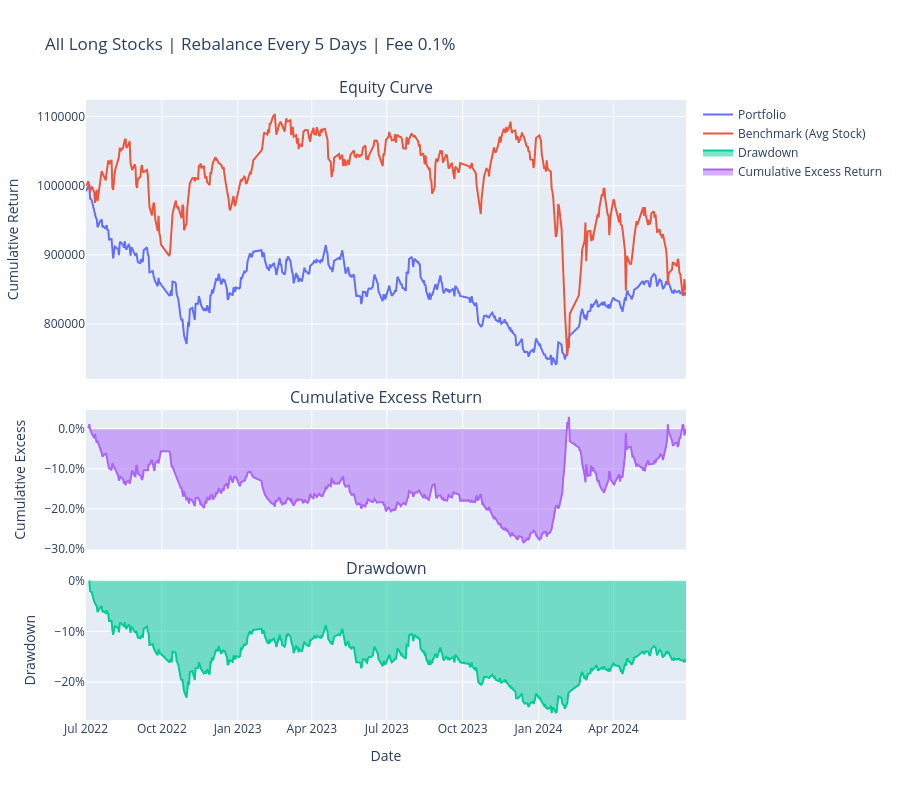

The notebook cell this image was saved under:
### Code cell
import warnings
from util import *

warnings.filterwarnings("ignore")

# ===================== 全多头策略配置 =====================
CONFIG = {
    "INITIAL_CASH": 1_000_000,       # 初始资金
    "START_DATE": "2022-07-01",      # 回测开始日期
    "END_DATE": "2024-06-30",        # 回测结束日期
    "REBALANCE_FREQ": 5,             # 调仓频率（每N个选股日）
    "PRICE_FILE": "data/eod_prices.parquet",    # 价格文件
    "SELECTION_FILE": "records/mv_selection_v4.parquet", # 新版选股文件
    "TRANSACTION_FEE": 0.008         # 手续费0.1%
}

# ===================== 执行全多头回测 =====================
portfolio_ser, benchmark_ser, metrics = backtest_long_only(
    initial_cash=CONFIG["INITIAL_CASH"],
    start_date=CONFIG["START_DATE"],
    end_date=CONFIG["END_DATE"],
    rebalance_freq=CONFIG["REBALANCE_FREQ"],
    price_file=CONFIG["PRICE_FILE"],
    selection_file=CONFIG["SELECTION_FILE"],
    transaction_fee_rate=CONFIG["TRANSACTION_FEE"]
)

# ===================== 输出结果 =====================
print("\n==================== 全多头策略绩效指标 ====================")
for k, v in metrics.items():
    print(f"{k}: {v:.4f}")

# 绘图（净值+回撤+基准对比）
plot_results(
    portfolio_values=portfolio_ser,
    benchmark_values=benchmark_ser,
    title=f'All Long Stocks | Rebalance Every {CONFIG["REBALANCE_FREQ"]} Days | Fee 0.1%',
    plot_excess=True
)

### Figure 1 — Plotly figure (JSON) as saved in the notebook; plotly's stock layout.template omitted (floating-point values rounded to 4 significant figures; data arrays with more than 128 entries replaced by an {"elided": "..."} marker saying what was removed)
{"data": [{"mode": "lines", "name": "Portfolio", "type": "scatter", "x": {"elided": "484 str values"}, "xaxis": "x", "y": {"elided": "484 float values"}, "yaxis": "y"}, {"mode": "lines", "name": "Benchmark (Avg Stock)", "type": "scatter", "x": {"elided": "484 str values"}, "xaxis": "x", "y": {"elided": "484 float values"}, "yaxis": "y"}, {"fill": "tozeroy", "mode": "lines", "name": "Drawdown", "type": "scatter", "x": {"elided": "483 str values"}, "xaxis": "x3", "y": {"elided": "483 float values"}, "yaxis": "y3"}, {"fill": "tozeroy", "mode": "lines", "name": "Cumulative Excess Return", "type": "scatter", "x": {"elided": "483 str values"}, "xaxis": "x2", "y": {"elided": "483 float values"}, "yaxis": "y2"}], "layout": {"annotations": [{"font": {"size": 16}, "showarrow": false, "text": "Equity Curve", "x": 0.5, "xanchor": "center", "xref": "paper", "y": 1, "yanchor": "bottom", "yref": "paper"}, {"font": {"size": 16}, "showarrow": false, "text": "Cumulative Excess Return", "x": 0.5, "xanchor": "center", "xref": "paper", "y": 0.5, "yanchor": "bottom", "yref": "paper"}, {"font": {"size": 16}, "showarrow": false, "text": "Drawdown", "x": 0.5, "xanchor": "center", "xref": "paper", "y": 0.225, "yanchor": "bottom", "yref": "paper"}], "height": 800, "hovermode": "x unified", "showlegend": true, "title": {"text": "All Long Stocks | Rebalance Every 5 Days | Fee 0.1%"}, "xaxis": {"anchor": "y", "domain": [0, 1], "matches": "x3", "showticklabels": false}, "xaxis2": {"anchor": "y2", "domain": [0, 1], "matches": "x3", "showticklabels": false}, "xaxis3": {"anchor": "y3", "domain": [0, 1], "title": {"text": "Date"}}, "yaxis": {"anchor": "x", "domain": [0.55, 1], "tickformat": ".0f", "title": {"text": "Cumulative Return"}}, "yaxis2": {"anchor": "x2", "domain": [0.275, 0.5], "tickformat": ".1%", "title": {"text": "Cumulative Excess"}}, "yaxis3": {"anchor": "x3", "domain": [0, 0.225], "tickformat": ".0%", "title": {"text": "Drawdown"}}}}
